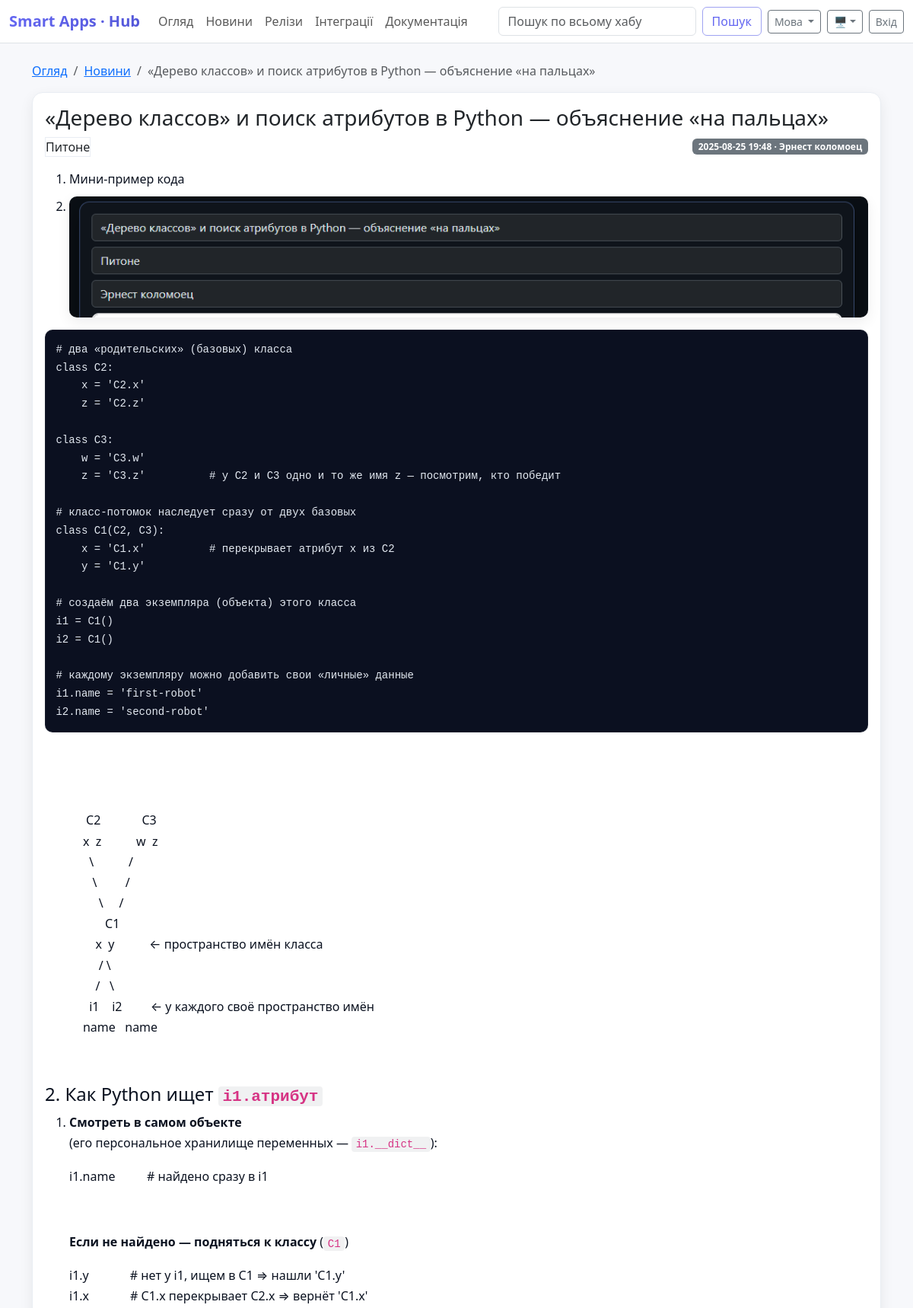
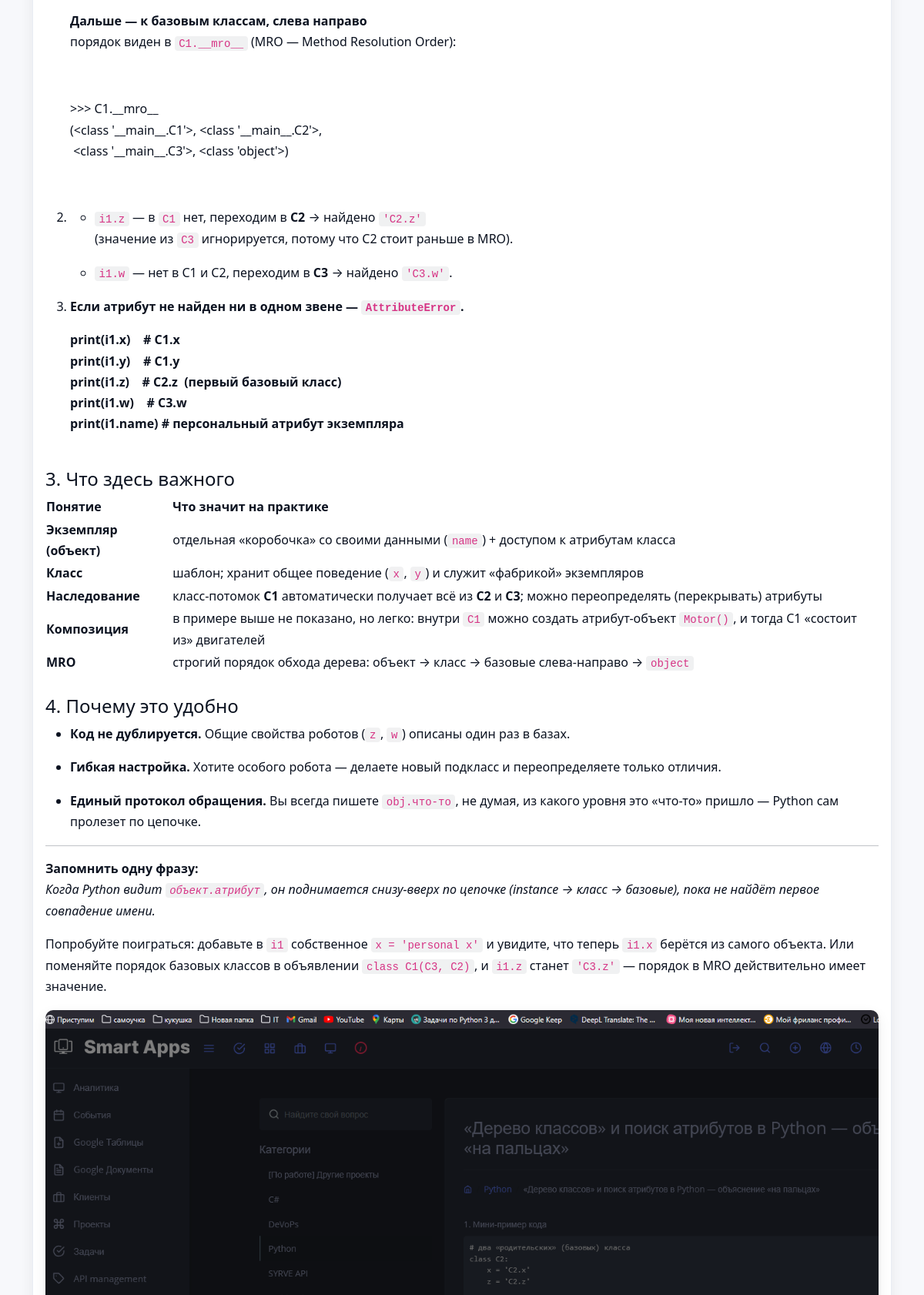
Screenshot of /news_view.php?id=4 (upper part) with the database file from the repository (2 pictures, top to bottom).
### tables this page shows
CREATE TABLE news (
        id INTEGER PRIMARY KEY AUTOINCREMENT,
        title TEXT NOT NULL,
        body_md TEXT NOT NULL,
        tags TEXT DEFAULT '',
        created_at TEXT NOT NULL,
        author TEXT DEFAULT ''
    , body_html TEXT NOT NULL DEFAULT '');

### helpers.php (called while the page is built, shortened)
<?php
require_once __DIR__.'/db.php';
if (!function_exists('__')) {
    function __($key): string {
        $d = $GLOBALS['I18N'] ?? [];
        return (string)($d[$key] ?? $key);
    }
}
function e($s){ return htmlspecialchars((string)($s ?? ''), ENT_QUOTES, 'UTF-8'); }
function db_one($sql, $params = []){
    $st = db()->prepare($sql);
    $st->execute($params);
    $r = $st->fetch(PDO::FETCH_ASSOC);
    return $r ?: null;
}

### db.php (called while the page is built, shortened)
<?php
function db(): PDO {
    static $pdo = null;
    if ($pdo === null) {
        $dataDir = __DIR__ . '/data';
        $pdo = new PDO('sqlite:' . $dataDir . '/app.db');
        $pdo->setAttribute(PDO::ATTR_ERRMODE, PDO::ERRMODE_EXCEPTION);
        $pdo->exec('PRAGMA foreign_keys = ON;');
        $pdo->exec('PRAGMA journal_mode = WAL;');
        $pdo->exec('PRAGMA synchronous = NORMAL;');
        $pdo->exec('PRAGMA busy_timeout = 5000;');
        migrate($pdo);
    }
    return $pdo;
}
function col_exists(PDO $pdo, string $table, string $col): bool {
    $st = $pdo->query("PRAGMA table_info($table)");
    foreach ($st->fetchAll(PDO::FETCH_ASSOC) as $r) {
        if (strcasecmp((string)$r['name'], $col) === 0) return true;
    }
    return false;
}
function add_col_if_missing(PDO $pdo, string $table, string $col, string $typeSql): void {
    if (!col_exists($pdo, $table, $col)) {
        $pdo->exec("ALTER TABLE $table ADD COLUMN $col $typeSql");
    }
}
function migrate(PDO $pdo): void {
    $pdo->exec("
        CREATE TABLE IF NOT EXISTS news(
            id INTEGER PRIMARY KEY AUTOINCREMENT,
            title      TEXT NOT NULL,
            body_md    TEXT NOT NULL DEFAULT '',
            body_html  TEXT NOT NULL DEFAULT '',
            tags       TEXT DEFAULT '',
            created_at TEXT NOT NULL,
            author     TEXT DEFAULT ''
        );
    ");
    $pdo->exec("
        CREATE TABLE IF NOT EXISTS docs(
            id INTEGER PRIMARY KEY AUTOINCREMENT,
            title          TEXT NOT NULL,
            description_md TEXT NOT NULL,
            link           TEXT DEFAULT '',
            file_path      TEXT DEFAULT '',
            tags           TEXT DEFAULT '',
            updated_at     TEXT NOT NULL
        );
    ");
    $pdo->exec("
        CREATE TABLE IF NOT EXISTS plugins(
            id        INTEGER PRIMARY KEY AUTOINCREMENT,
            slug      TEXT NOT NULL UNIQUE,
            name      TEXT NOT NULL,
            description TEXT NOT NULL,
            repo_url  TEXT DEFAULT '',
            homepage  TEXT DEFAULT '',
            is_active INTEGER NOT NULL DEFAULT 1,
            category  TEXT NOT NULL DEFAULT ''
        );
    ");
    $pdo->exec("
        CREATE TABLE IF NOT EXISTS plugin_versions(
            id          INTEGER PRIMARY KEY AUTOINCREMENT,
            plugin_id   INTEGER NOT NULL REFERENCES plugins(id) ON DELETE CASCADE,
            version     TEXT NOT NULL,
            channel     TEXT NOT NULL,
            min_syrve   TEXT NOT NULL,
            released_at TEXT NOT NULL,
            file_path   TEXT DEFAULT '',
            checksum    TEXT DEFAULT '',
            changelog_md TEXT DEFAULT ''
        );
    ");
    $pdo->exec("
        CREATE TABLE IF NOT EXISTS syrve_releases(
            id             INTEGER PRIMARY KEY AUTOINCREMENT,
            name           TEXT NOT NULL,
            slug           TEXT NOT NULL UNIQUE,
            released_at    TEXT NOT NULL,
            channel        TEXT NOT NULL,
            is_recommended INTEGER NOT NULL DEFAULT 0,
            is_lt          INTEGER NOT NULL DEFAULT 0,
            notes_html     TEXT NOT NULL DEFAULT ''
        );
    ");
    $pdo->exec("
        CREATE TABLE IF NOT EXISTS users(
            id INTEGER PRIMARY KEY AUTOINCREMENT,
            username     TEXT NOT NULL UNIQUE,
            password_hash TEXT NOT NULL,
            role         TEXT NOT NULL DEFAULT 'editor',
            is_active    INTEGER NOT NULL DEFAULT 1,
            created_at   TEXT NOT NULL
        );
    ");
    add_col_if_missing($pdo, 'news', 'body_html', "TEXT NOT NULL DEFAULT ''");
    add_col_if_missing($pdo, 'syrve_releases', 'notes_html', "TEXT NOT NULL DEFAULT ''");
    add_col_if_missing($pdo, 'plugins', 'category', "TEXT NOT NULL DEFAULT ''");
    $pdo->exec("
        CREATE TABLE IF NOT EXISTS plugin_files(
            id INTEGER PRIMARY KEY AUTOINCREMENT,
            plugin_version_id INTEGER NOT NULL REFERENCES plugin_versions(id) ON DELETE CASCADE,
            label      TEXT NOT NULL DEFAULT '',
            file_path  TEXT NOT NULL,
            checksum   TEXT NOT NULL DEFAULT '',
            ext        TEXT NOT NULL DEFAULT '',
            size_bytes INTEGER NOT NULL DEFAULT 0
        );
    ");
    add_col_if_missing($pdo, 'plugin_files', 'ext', "TEXT NOT NULL DEFAULT ''");
    add_col_if_missing($pdo, 'plugin_files', 'size_bytes', "INTEGER NOT NULL DEFAULT 0");
    $u = __DIR__ . '/uploads';
    $pdo->exec("
        CREATE VIRTUAL TABLE IF NOT EXISTS search_all USING fts5(
            type,              -- 'news' | 'doc' | 'plugin'
            rid UNINDEXED,     -- id строки в своей таблице
            title,
            body,
            tags,
            tokenize='unicode61'
        );
    ");
    $pdo->exec("
        CREATE TRIGGER IF NOT EXISTS trg_news_ai AFTER INSERT ON news BEGIN
          INSERT INTO search_all(type,rid,title,body,tags)
          VALUES('news', NEW.id, NEW.title, COALESCE(NULLIF(NEW.body_html,''), NEW.body_md), COALESCE(NEW.tags,''));
        END;
    ");
    $pdo->exec("
        CREATE TRIGGER IF NOT EXISTS trg_news_au AFTER UPDATE ON news BEGIN
          DELETE FROM search_all WHERE type='news' AND rid=OLD.id;
          INSERT INTO search_all(type,rid,title,body,tags)
          VALUES('news', NEW.id, NEW.title, COALESCE(NULLIF(NEW.body_html,''), NEW.body_md), COALESCE(NEW.tags,''));
        END;
    ");
    $pdo->exec("
        CREATE TRIGGER IF NOT EXISTS trg_news_ad AFTER DELETE ON news BEGIN
          DELETE FROM search_all WHERE type='news' AND rid=OLD.id;
        END;
    ");
    $pdo->exec("
        CREATE TRIGGER IF NOT EXISTS trg_docs_ai AFTER INSERT ON docs BEGIN
          INSERT INTO search_all(type,rid,title,body,tags)
          VALUES('doc', NEW.id, NEW.title, NEW.description_md, COALESCE(NEW.tags,''));
        END;
    ");
    $pdo->exec("
        CREATE TRIGGER IF NOT EXISTS trg_docs_au AFTER UPDATE ON docs BEGIN
          DELETE FROM search_all WHERE type='doc' AND rid=OLD.id;
          INSERT INTO search_all(type,rid,title,body,tags)
          VALUES('doc', NEW.id, NEW.title, NEW.description_md, COALESCE(NEW.tags,''));
        END;
    ");
    $pdo->exec("
        CREATE TRIGGER IF NOT EXISTS trg_docs_ad AFTER DELETE ON docs BEGIN
          DELETE FROM search_all WHERE type='doc' AND rid=OLD.id;
        END;
    ");
    $pdo->exec("
        CREATE TRIGGER IF NOT EXISTS trg_plugins_ai AFTER INSERT ON plugins BEGIN
          INSERT INTO search_all(type,rid,title,body,tags)
          VALUES('plugin', NEW.id, NEW.name, NEW.description, COALESCE(NEW.category,''));
        END;
    ");
    $pdo->exec("
        CREATE TRIGGER IF NOT EXISTS trg_plugins_au AFTER UPDATE ON plugins BEGIN
          DELETE FROM search_all WHERE type='plugin' AND rid=OLD.id;
          INSERT INTO search_all(type,rid,title,body,tags)
          VALUES('plugin', NEW.id, NEW.name, NEW.description, COALESCE(NEW.category,''));
        END;
    ");
    $pdo->exec("
        CREATE TRIGGER IF NOT EXISTS trg_plugins_ad AFTER DELETE ON plugins BEGIN
          DELETE FROM search_all WHERE type='plugin' AND rid=OLD.id;
        END;
    ");
    try {
        $cnt = (int)$pdo->query("SELECT COUNT(*) FROM search_all")->fetchColumn();
    } catch (Throwable $e) {
        $cnt = 0;
    }
}

### news_view.php (the view, shortened to what this page needs)
<?php
require_once __DIR__.'/helpers.php';
include __DIR__.'/partials_header.php';
$id = (int)($_GET['id'] ?? 0);
$it = db_one('SELECT * FROM news WHERE id=?', [$id]);
?>
<nav aria-label="breadcrumb" class="mb-3">
    <ol class="breadcrumb">
        <li class="breadcrumb-item"><a href="index.php"><?=__('Overview')?></a></li>
        <li class="breadcrumb-item"><a href="news.php"><?=__('News')?></a></li>
        <li class="breadcrumb-item active"><?=e($it['title'])?></li>
    </ol>
</nav>
<div class="card card-hover">
    <div class="card-body">
        <div class="d-flex flex-wrap gap-2 align-items-center mb-3">
            <h3 class="mb-0"><?=e($it['title'])?></h3>
            <?php if(!empty($it['tags'])): foreach(explode(',', $it['tags']) as $tg): ?>
                <span class="chip"><?=e(trim($tg))?></span>
            <?php endforeach; endif; ?>
            <span class="badge bg-secondary ms-auto">
                <?=e($it['created_at'])?><?= $it['author'] ? ' · '.e($it['author']) : '' ?>
            </span>
        </div>
        <article class="prose"><?= $it['body_html'] ?: md_to_html($it['body_md']) ?></article>
    </div>
</div>
<?php include __DIR__.'/partials_footer.php'; ?>

### assets/style.css (style rules this page uses)
:root { --sa-bg: #f7f8fb; --sa-card: #ffffff; --sa-card-2: color-mix(in srgb, var(--sa-card) 92%, #fff); --sa-border: #e9edf3; --sa-ink: #0b1220; --sa-muted: #687385; --sa-brand-50: #eef2ff; --sa-brand-100: #e0e7ff; --sa-brand-200: #c7d2fe; --sa-brand-300: #a5b4fc; --sa-brand-400: #818cf8; --sa-brand-500: #6366f1; --sa-brand-600: #5458d9; --sa-accent: #22c55e; --sa-info: #3b82f6; --sa-warn: #f59e0b; --sa-danger: #ef4444; --sa-radius: 14px; --sa-shadow-sm: 0 6px 18px rgba(12,16,26,.07); --sa-shadow: 0 14px 34px rgba(12,16,26,.10); --sa-time-1: .14s; --sa-time-2: .24s; --sa-time-3: .38s; --sa-ease: cubic-bezier(.2,.55,.18,.99); color-scheme: light dark; }
body { background:var(--sa-bg); color:var(--sa-ink); }
.card { background:var(--sa-card); border:1px solid var(--sa-border); border-radius:var(--sa-radius); box-shadow:var(--sa-shadow-sm); transition: transform var(--sa-time-2) var(--sa-ease), box-shadow var(--sa-time-2) var(--sa-ease), border-color var(--sa-time-2) var(--sa-ease); }
.chip { background:linear-gradient(180deg,var(--sa-card-2) 0%,var(--sa-card) 100%); border:1px solid var(--sa-border); }
.sa-entrance { animation: sa-fade-up var(--sa-time-3) var(--sa-ease); }
.btn, .chip, .list-group-item, .file-chip { transition: transform var(--sa-time-1) var(--sa-ease), box-shadow var(--sa-time-2) var(--sa-ease), background-color var(--sa-time-2) var(--sa-ease); }
:where(a,button,.form-control,.form-select):focus { box-shadow:0 0 0 .2rem color-mix(in srgb, var(--sa-brand-500) 28%, transparent) !important; border-color: color-mix(in srgb, var(--sa-brand-500) 55%, var(--sa-border)) !important; }
* { scrollbar-width: thin; scrollbar-color: color-mix(in srgb, var(--sa-muted) 35%, transparent) transparent; }
.prose { line-height:1.7; color:var(--sa-ink); }
.prose img, .prose video { max-width:100% !important; height:auto !important; display:block; border-radius:10px; box-shadow:var(--sa-shadow-sm); margin:.6rem 0; }
.prose table { width:100%; border-collapse:collapse; }
.prose pre { background:#0b1020; color:#e2e8f0; padding:.9rem; border-radius:10px; overflow:auto; box-shadow: inset 0 0 0 1px rgba(255,255,255,.06); }
.prose code:not(pre code) { background: color-mix(in srgb, var(--sa-ink) 6%, transparent); padding:.1rem .35rem; border-radius:4px; }

### rows the page displays
news: title "«Дерево классов» и поиск атрибутов в Python — объяснение «на пальцах»", tags "Питоне", created_at "2025-08-25 19:48", author "Эрнест коломоец", body_html "Мини-пример кода # два «родительских» (базовых) класса class C2: x = 'C2.x' z = 'C2.z' class C3: w = 'C3.w' z = 'C3.z' # у C2 и C3 одно и то же имя z — посмотрим, кто победит # класс-потомок наследует сразу от двух базовых class C1(C2, C3): x = 'C1.x' # перекрывает атрибут x из C2 y = 'C1.y' # создаём два экземпляра (объекта) этого класса i1 = C1() i2 = C1() # каждому экземпляру можно добавить свои «личные» данные i1.name = 'first-robot' i2.name = 'second-robot' C2 C3 x z w z \\ / \\ / \\ / C1 x y ← пространство имён класса / \\ / \\ i1 i2 ← у каждого своё пространство имён name name 2. Как Python ищет i1.атрибут Смотреть в самом объекте (его персональное хранилище переменных — i1.__dict__ ):…", body_html (picture)

### other values shown
__('Overview') "Огляд"
__('News') "Новини"
__('Releases') "Релізи"
__('Plugins') "Інтеграції"
__('Docs') "Документація"
__('Search') "Пошук"
__('Language') "Мова"
__('Login') "Вхід"
